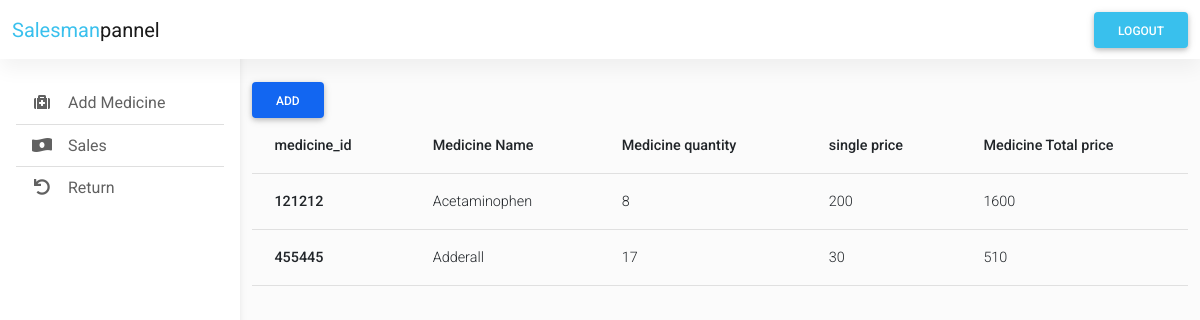
Page /salesman/index.php (signed in) on the committed database.
### tables this page shows
CREATE TABLE `medicine` (
  `id` int(11) NOT NULL,
  `salesman_id` int(250) NOT NULL,
  `m_id` text NOT NULL,
  `m_name` text NOT NULL,
  `m_qty` int(250) NOT NULL,
  `m_price` int(250) NOT NULL,
  `m_total_price` int(250) NOT NULL
);

### salesman/index.php (the view, shortened to what this page needs)
<?php
include "./layouts/header.php";
include "./layouts/navbar.php";
?>
<main style="margin-top: 58px">
  <div class="container pt-4">
    <section>
      <div class="row">
        <div class="col-xl-12 col-sm-10 col-12 mb-4">
          <button type="button" class="btn btn-primary" data-mdb-toggle="modal" data-mdb-target="#exampleModal">
            Add
          </button>
          <table class="table">
            <thead>
              <tr>
                <th scope="col">medicine_id</th>
                <th scope="col">Medicine Name</th>
                <th scope="col">Medicine quantity</th>
                <th scope="col">single price</th>
                <th scope="col">Medicine Total price</th>
              </tr>
            </thead>
            <tbody>
            <?php
                        $sql = "SELECT * FROM medicine where salesman_id='$_SESSION[id]'";
                        $result = $connect->query($sql);
                        if ($result->num_rows > 0) {
                            while ($row = $result->fetch_assoc()) {
                            ?>
                                <tr>
                                    <th scope="row"><?php echo $row['m_id']; ?></th>
                                    <td><?php echo $row['m_name']; ?></td>
                                    <td><?php echo $row['m_qty']; ?></td>
                                    <td><?php echo $row['m_price']; ?></td>
                                    <td><?php echo $row['m_total_price']; ?></td>
                                </tr>
                    <?php
                            }
                        }
                    ?>
            </tbody>
          </table>
        </div>
      </div>
    </section>
  </div>
</main>
<?php
include "./layouts/footer.php";
?>

### salesman/assets/css/admin.css (style rules this page uses)
body { background-color: #fbfbfb; }
@media (min-width: 991.98px) { main { padding-left: 240px; } }

### rows in the picture
medicine: m "121212", m_name "Acetaminophen", m_qty "8", m_price "200", m_total_price "1600"
medicine: m "455445", m_name "Adderall", m_qty "17", m_price "30", m_total_price "510"
